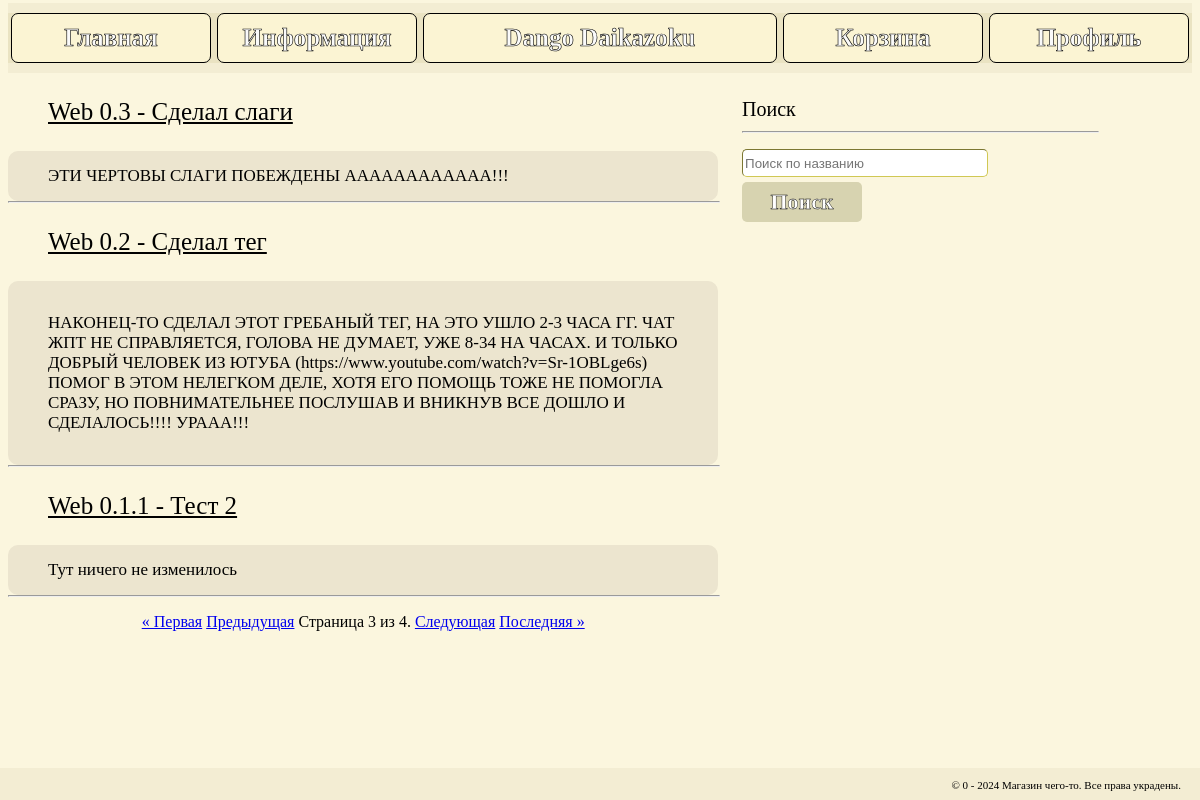
The app's page /news?page=3 with its own data.
### shop/models.py (models this page shows, shortened)
class News (models.Model):
    date = models.DateField()
    title = models.CharField(max_length=40)
    content = models.CharField(max_length=600)
    slug = models.SlugField(max_length=255, verbose_name='Url', unique=True)
    class Meta:
        ordering = ['date']
        verbose_name = 'Статья'
        verbose_name_plural = 'Новости'
    def get_absolute_url(self):
        return reverse('news_detail', kwargs={"slug": self.slug})

### shop/views.py (the view)
# urls.py: path('news', news, name='news'),
def news(request):
    articles_list = News.objects.all().order_by("-date", "-title")
    query = request.GET.get('search')
    if query:
        articles_list = articles_list.filter(title__icontains=query)
    paginator = Paginator(articles_list, 3)  # По 3 записи на странице
    page = request.GET.get('page')
    try:
        articles = paginator.page(page)
    except PageNotAnInteger:
        articles = paginator.page(1)
    except EmptyPage:
        articles = paginator.page(paginator.num_pages)
    return render(request, 'shop/news.html', {'articles': articles})

### shop/templatetags/loader.py (called while the page is built)
@register.inclusion_tag('shop/cart.html')
def cart_list():
    cart = Carts.objects.all()
    total = 0
    for c in cart:
        total = total + c.summary
    return {"cart": cart, "total": total}

### shop/templates/shop/news.html
{% extends "shop/base.html" %}
{% load static %}
{% load loader %}
{% block header %}{% include "inc/_header.html" %}{% cart_list %}{% endblock %}
{% block content %}
    <div class="main_div">
        <div class="news_div">
            {% include "shop/article.html" %}
            {% include "inc/pagination.html" %}
        </div>
        <div class="filter_div">
            {% include "inc/filter.html" %}
        </div>
    </div>
{% endblock %}
{% block footer %}{% include "inc/_footer.html" %}{% endblock %}

### shop/templates/shop/article.html
<div class="articles">
    {% for item in articles %}
        <a href="{{ item.get_absolute_url }}" class="art" >
                <p class="news_title">{{ item.title }}</p>
                <div class="news_content">{{ item.content|safe }}</div>
        </a>
        <hr class="news_hr">
    {% endfor %}
</div>

### static/style.css (style rules this page uses)
body { color: black; background: #FBF6DE; margin-bottom: 2em; font-family: "Comic Sans MS"; }
hr { width: 85%; margin-top: 10px; }
div.articles { margin: 20px 0 0 0; }
a.art { padding: 5px 0 0 0; background: #e7e0c2; border-radius: 10px; color: black; text-decoration: none; }
.news_title { padding: 0 0 0 40px; font-size: 25px; text-decoration: underline; }
.news_content { padding: 15px 40px 15px 40px; border-radius: 10px; background: #ece5cf; font-size: 17px; }
.news_hr { width: 100%; margin: 0 0 16px 0; }
.main_div { display: flex; }
.news_div { width: 60%; }
.filter_div { padding: 5px 0 0 2%; width: 30%; }

### records on screen
News: title "Web 0.3 - Сделал слаги", content "ЭТИ ЧЕРТОВЫ СЛАГИ ПОБЕЖДЕНЫ АААААААААААА!!!"
News: title "Web 0.2 - Сделал тег", content "НАКОНЕЦ-ТО СДЕЛАЛ ЭТОТ ГРЕБАНЫЙ ТЕГ, НА ЭТО УШЛО 2-3 ЧАСА ГГ. ЧАТ ЖПТ НЕ СПРАВЛЯЕТСЯ, ГОЛОВА НЕ ДУМАЕТ, УЖЕ 8-34 НА ЧАСАХ. И ТОЛЬКО ДОБРЫЙ ЧЕЛОВЕК ИЗ ЮТУБА (https://www.youtube.com/watch?v=Sr-1OBLge6s) ПОМОГ В ЭТОМ НЕЛЕГКОМ ДЕЛЕ, ХОТЯ ЕГО ПОМОЩЬ ТОЖЕ НЕ ПОМОГЛА СРАЗУ, НО ПОВНИМАТЕЛЬНЕЕ ПОСЛУШАВ И ВНИКНУВ ВСЕ ДОШЛО И СДЕЛАЛОСЬ!!!! УРААА!!!"
News: title "Web 0.1.1 - Тест 2", content "Тут ничего не изменилось"

### other values on screen
{{ articles.number }} "3"
{{ articles.paginator.num_pages }} "4"
